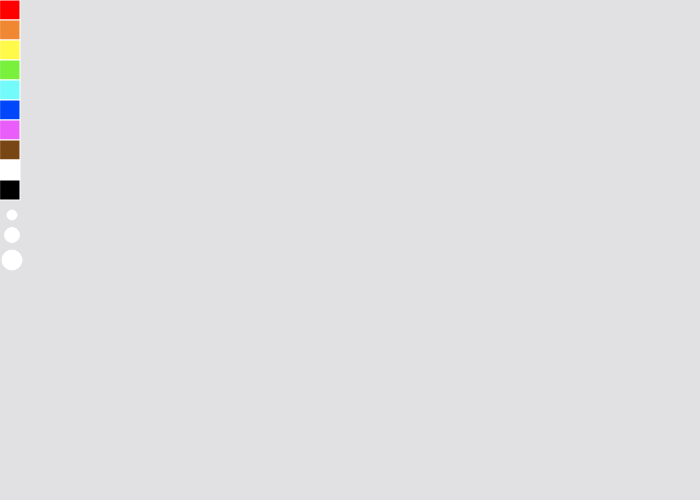
Frame 1 (no input)
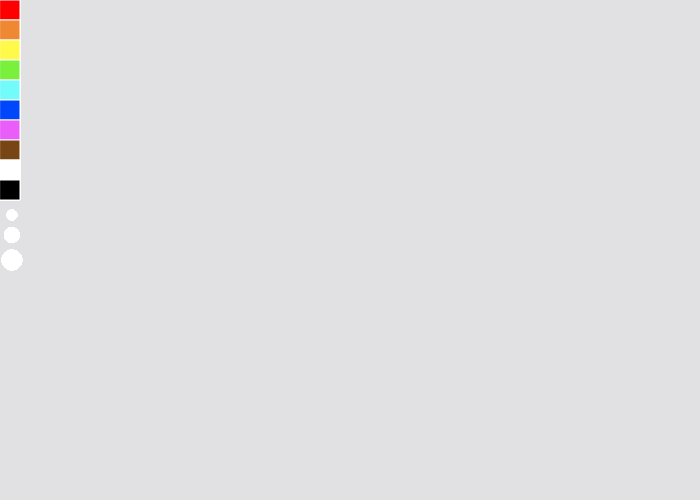
Frame 60 (no input)
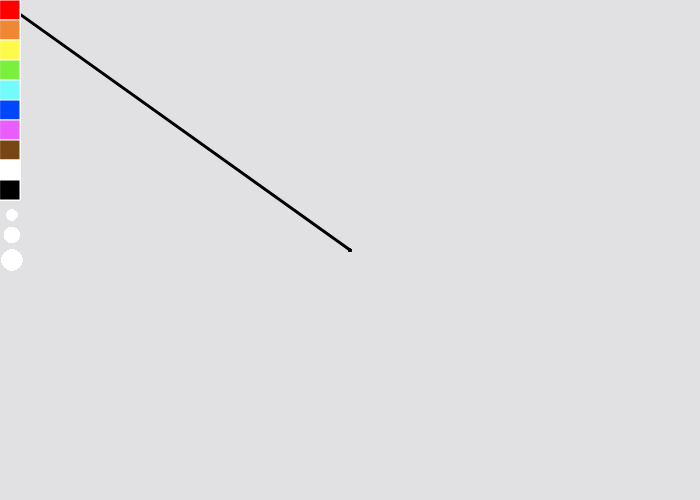
Frame 120 (the mouse pressed at the canvas centre since frame 60)

The p5.js sketch that drew these frames (run headless with seeded random() and noise() and a simulated clock; from frame 60 on, the mouse is pressed at the canvas centre):

// p5.js sketch
// ── sketch.js
var lineColor = [0, 0, 0];
var click = false;
var lineSize = 3;

function setup() {
	createCanvas(700, 500);
	background(0, 0, 30, 30);
}

function clicked(){
	if(mouseIsPressed){
		click = true;
	}
	else{
		click = false;
	}
	return false;
}

function draw() {
	stroke(255, 255 , 255);
	strokeWeight(1);
	
    // Red Palette
    fill(255, 0, 0);
	rect(0, 0, 20, 20);
    
    // Orange Palette
	fill(240, 135, 50);
	rect(0, 20, 20, 20); 
    
    // Yellow Palette
	fill(255, 250, 74);
	rect(0, 40, 20, 20); 
    
    // Green Palette
	fill(120, 240, 60);
	rect(0, 60, 20, 20);
    
    // Light Blue Palette
	fill(115, 250, 250);
	rect(0, 80, 20, 20); 
    
    // Blue Palette
	fill(0, 70, 250);
	rect(0, 100, 20, 20);
    
    // Pink Palette
	fill(233, 93, 250);
	rect(0, 120, 20, 20); 
    
    // Brown Palette
	fill(120, 70, 20);
	rect(0, 140, 20, 20); 
    
    // White Palette
	fill(255, 255, 255);
	rect(0, 160, 20, 20);
    
    // Black Palette
	fill(0, 0, 0);
	rect(0, 180, 20, 20);
    
    // Brush Size Elipses
	fill(255, 255, 255);
	ellipse(12, 215, 10, 10); //Small
    
	fill(255, 255, 255);
	ellipse(12, 235, 15, 15); //Medium
    
	fill(255, 255, 255);
	ellipse(12, 260, 20, 20); //Large

	if(mouseX >= 0 && mouseX <=20 && mouseY >= 0 && mouseY <= 20 && click == true){
		lineColor = [255, 0, 0]; //Set Color to Red
	}
	if(mouseX >= 0 && mouseX <=20 && mouseY >= 20 && mouseY <= 40 && click == true){
		lineColor = [240, 135, 50]; //Set Color to Orange
	}
	if(mouseX >= 0 && mouseX <=20 && mouseY >= 40 && mouseY <= 60 && click == true){
		lineColor = [255, 250, 74]; //Set Color to Yellow
	}
	if(mouseX >= 0 && mouseX <=20 && mouseY >= 60 && mouseY <= 80 && click == true){
		lineColor = [120, 240, 60]; //Set Color to Green
	}
	if(mouseX >= 0 && mouseX <=20 && mouseY >= 80 && mouseY <= 100 && click == true){
		lineColor = [115, 250, 250]; //Set Color to LightBlue
	}
	if(mouseX >= 0 && mouseX <=20 && mouseY >= 100 && mouseY <= 120 && click == true){
		lineColor = [0, 70, 250]; //Set Color to Blue
	}
	if(mouseX >= 0 && mouseX <=20 && mouseY >= 120 && mouseY <= 140 && click == true){
		lineColor = [233, 93, 250]; //Set Color to Pink
	}
	if(mouseX >= 0 && mouseX <=20 && mouseY >= 140 && mouseY <= 160 && click == true){
		lineColor = [120, 70, 20]; //Set Color to Pink
	}
	if(mouseX >= 0 && mouseX <=20 && mouseY >= 160 && mouseY <= 180 && click == true){
		lineColor = [255, 255, 255]; //Set Color to White
	}
	if(mouseX >= 0 && mouseX <=20 && mouseY >= 180 && mouseY <= 200 && click == true){
		lineColor = [0, 0, 0]; //Set Color to Black
	}

	if(mouseX >= 0 && mouseX <=20 && mouseY >= 210 && mouseY <= 221 && click == true){
		lineSize = 1; //Set lineSize to 1;
	}
	if(mouseX >= 0 && mouseX <=20 && mouseY >= 227 && mouseY <= 245 && click == true){
		lineSize = 3; //Set lineSize to 3;
	}
	if(mouseX >= 0 && mouseX <=20 && mouseY >= 250 && mouseY <= 270 && click == true){
		lineSize = 5; //Set lineSize to 5;
	}
	if(mouseIsPressed){
		stroke(lineColor);
		strokeWeight(lineSize);
		line(pmouseX, pmouseY, mouseX, mouseY);
	}
	
	clicked();

	// Below is for troubleshooting:
	// print(mouseX, mouseY);
	// print("Click = " + click);
	// print("Line Color = " + lineColor);
	// print("Line Size = " + lineSize);
}
